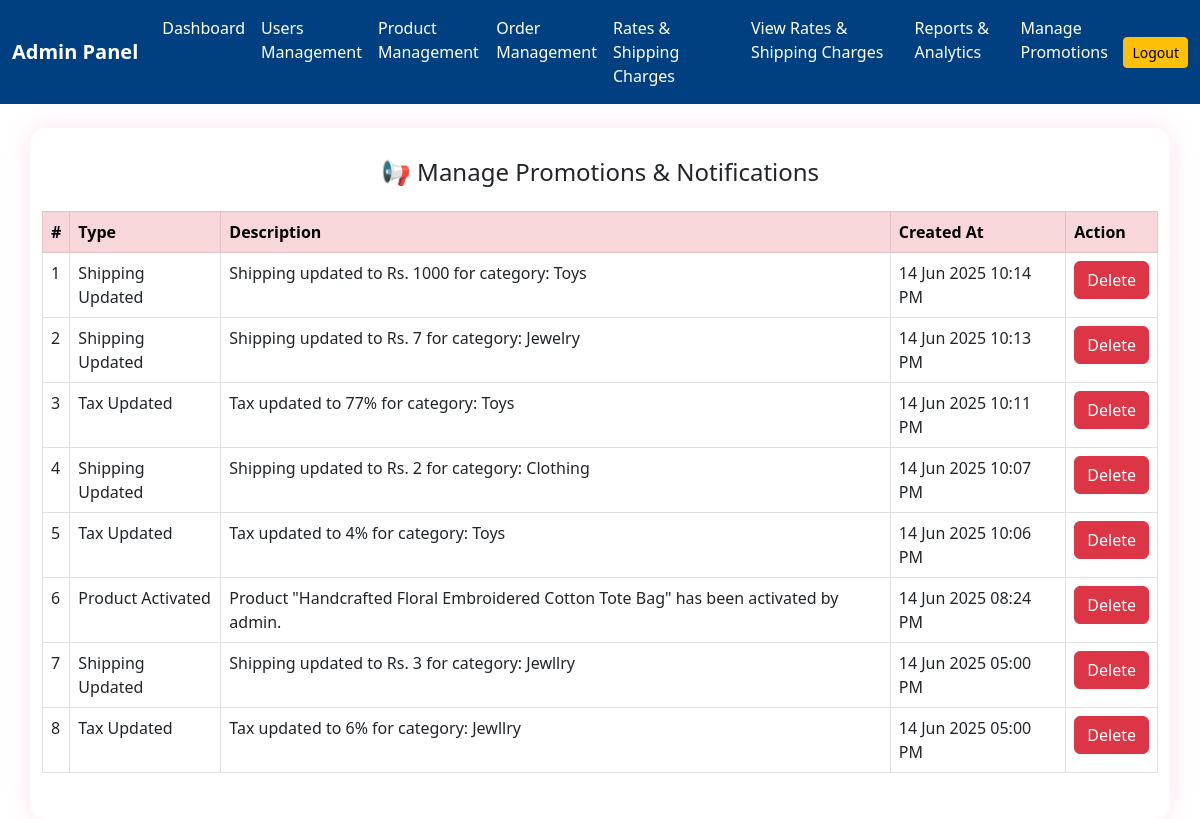
/manage_promotions.php (signed in), run on the app's committed database.
### tables this page shows
CREATE TABLE `promotions` (
  `id` int(11) NOT NULL,
  `type` enum('Product Activated','Tax Updated','Shipping Updated') NOT NULL,
  `description` text NOT NULL,
  `created_at` timestamp NOT NULL DEFAULT current_timestamp()
);

### manage_promotions.php (the view, shortened to what this page needs)
<?php
include 'connection.php';
$promotions = $conn->query("SELECT * FROM promotions ORDER BY created_at DESC");
?>
<!DOCTYPE html>
<html>
<head>
  <link href="https://cdn.jsdelivr.net/npm/bootstrap@5.3.0/dist/css/bootstrap.min.css" rel="stylesheet">
</head>
<body>
<?php include 'includes/navbar_admin.php'; ?>
<div class="container mt-4">
  <h4 class="mb-4 text-center">📢 Manage Promotions & Notifications</h4>
  <table class="table table-bordered table-hover">
    <thead class="table-danger">
      <tr>
        <th>#</th>
        <th>Type</th>
        <th>Description</th>
        <th>Created At</th>
        <th>Action</th>
      </tr>
    </thead>
    <tbody>
      <?php
      if ($promotions->num_rows > 0) {
        $i = 1;
        while ($row = $promotions->fetch_assoc()) {
          echo "<tr>
                  <td>$i</td>
                  <td>{$row['type']}</td>
                  <td>{$row['description']}</td>
                  <td>" . date('d M Y h:i A', strtotime($row['created_at'])) . "</td>
                  <td><a href='?delete={$row['id']}' class='btn btn-danger btn-delete' onclick=\"return confirm('Delete this promotion?')\">Delete</a></td>
                </tr>";
          $i++;
        }
      } else {
        echo "<tr><td colspan='5' class='text-center text-muted'>No promotions found.</td></tr>";
      }
      ?>
    </tbody>
  </table>
</div>
</body>
</html>

### manage_promotions.php (style rules this page uses)
body { background-color: #fff0f5; }
.container { background: white; padding: 30px; border-radius: 15px; box-shadow: 0 0 25px rgba(255, 105, 180, 0.2); }
h4 { color: #d63384; font-weight: bold; }
.btn-delete { background-color: #dc3545; color: white; }

### data on the page
promotions: type "Shipping Updated", description "Shipping updated to Rs. 1000 for category: Toys", created_at "14 Jun 2025 10:14 PM"
promotions: type "Shipping Updated", description "Shipping updated to Rs. 7 for category: Jewelry", created_at "14 Jun 2025 10:13 PM"
promotions: type "Tax Updated", description "Tax updated to 77% for category: Toys", created_at "14 Jun 2025 10:11 PM"
promotions: type "Shipping Updated", description "Shipping updated to Rs. 2 for category: Clothing", created_at "14 Jun 2025 10:07 PM"
promotions: type "Tax Updated", description "Tax updated to 4% for category: Toys", created_at "14 Jun 2025 10:06 PM"
promotions: type "Product Activated", description "Product \"Handcrafted Floral Embroidered Cotton Tote Bag\" has been activated by admin.", created_at "14 Jun 2025 08:24 PM"
promotions: type "Shipping Updated", description "Shipping updated to Rs. 3 for category: Jewllry", created_at "14 Jun 2025 05:00 PM"
promotions: type "Tax Updated", description "Tax updated to 6% for category: Jewllry", created_at "14 Jun 2025 05:00 PM"
